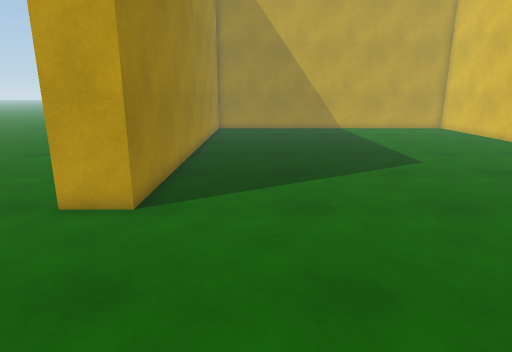
View 1 (above)

16 first-person views from a walk through a Unity game level. The camera is 1.5 m above the floor, tilts 14° down and sees 75° across. The floor is counted in squares, 0.5 m on a side. Each view is taken from the middle of a square. On the plan, view 1 faces up. The plan holds only what a view shows up to about 20 squares ahead; the rest is blank. The place goes on beyond the plan. The player character is not drawn.

View 2
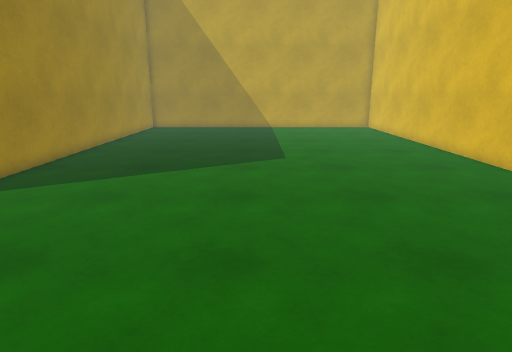

View 3
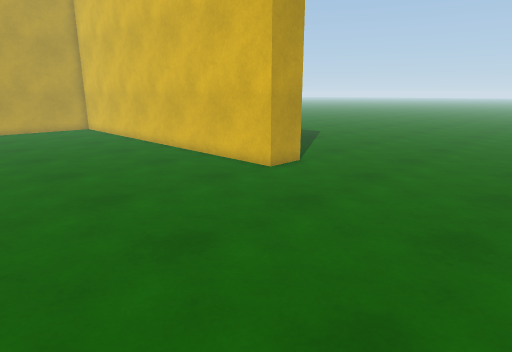

View 4
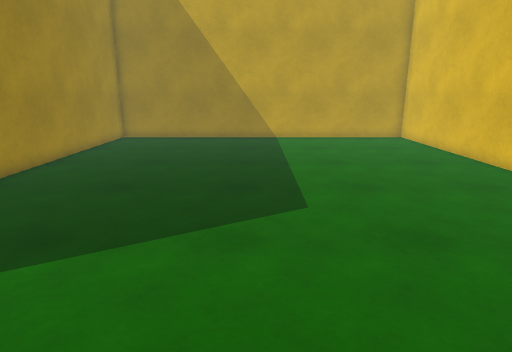

View 5
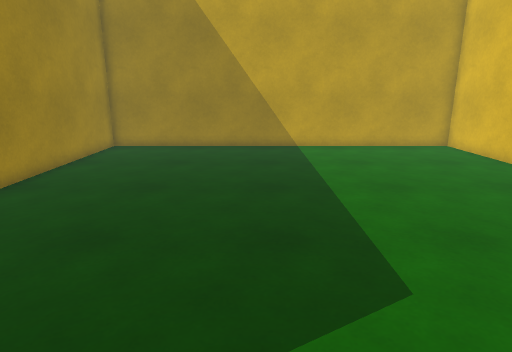

View 6
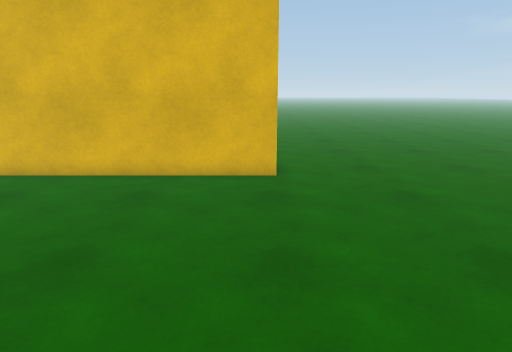

View 7
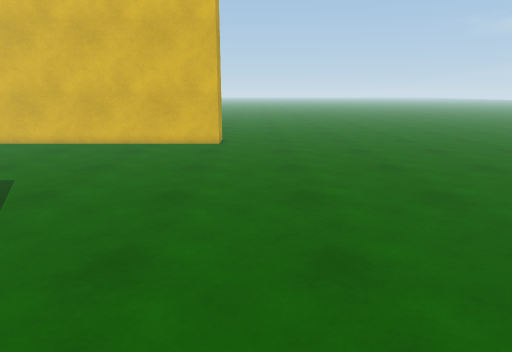

View 8
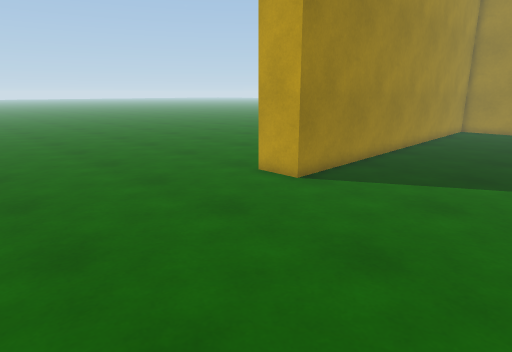

View 9
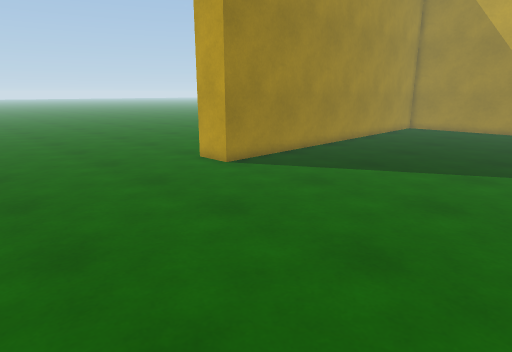

View 10
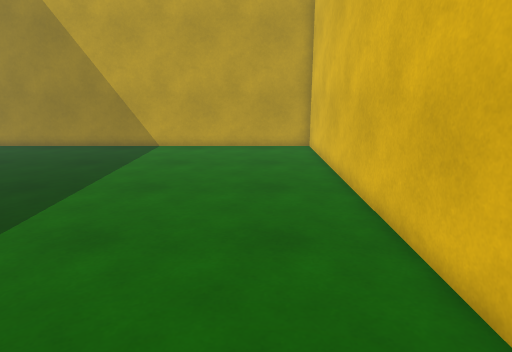

View 11
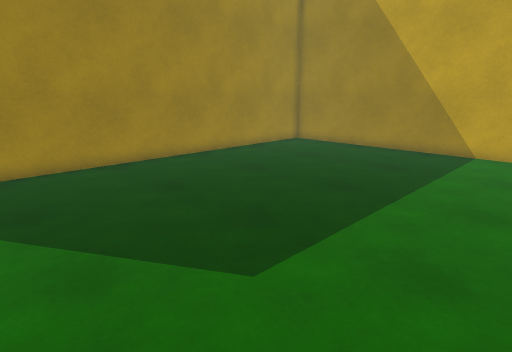

View 12
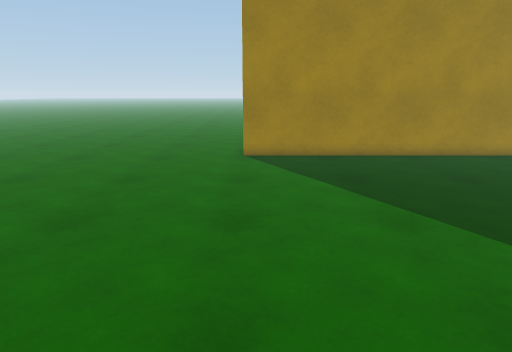

View 13
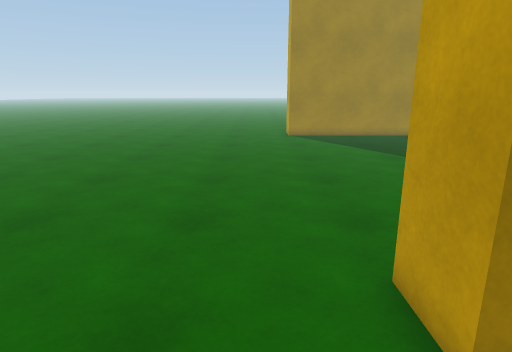

View 14
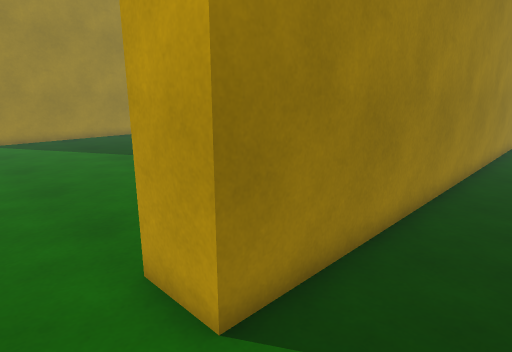

View 15
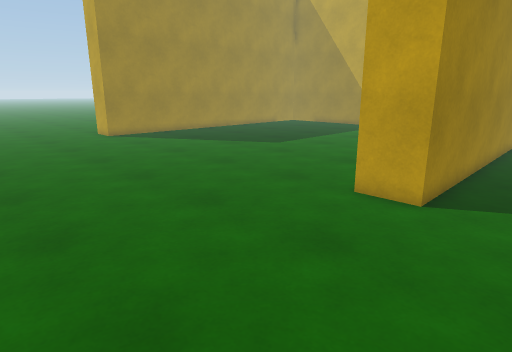

View 16
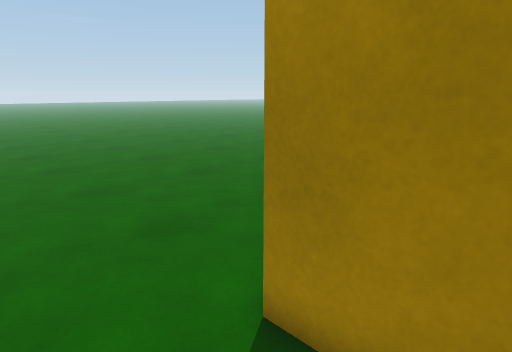

### Floor plan
Points are (right, up) in squares from view 1. A wall is a line through its corners. A room is listed if a view was taken in it or the views show most of it. See-through windows are left out.
Room 1 (views 1, 2, 3, 4, 5, 6, 7, 8, 9, 10, 11, 12, 13, 14, 15)
walls: (18.1, 8.2) (16.1, 8.2) (16.1, 29.2) (-3.2, 29.2) (-3.2, 8.2) (-4.5, 8.2)
ways out: opening at (20, 7.3) to room 2
Room 2 (view 16)
walls: (18.1, 28.1) (18.1, 8.2)
ways out: opening at (20, 7.3) to room 1

Positions as (right, up) in squares from view 1, and headings:
1: (0, 0), facing up
2: (6, -1), facing up
3: (6, -1), facing up-right
4: (6, 6), facing up
5: (5, 10), facing up
6: (4, 9), facing right
7: (-4, 6), facing right
8: (4, -1), facing up-left
9: (8, -1), facing up-left
10: (13, 10), facing up
11: (11, 11), facing up-left
12: (13, 9), facing left
13: (21, 6), facing left
14: (21, 6), facing up-left
15: (21, -1), facing up-left
16: (21, 11), facing down-left
